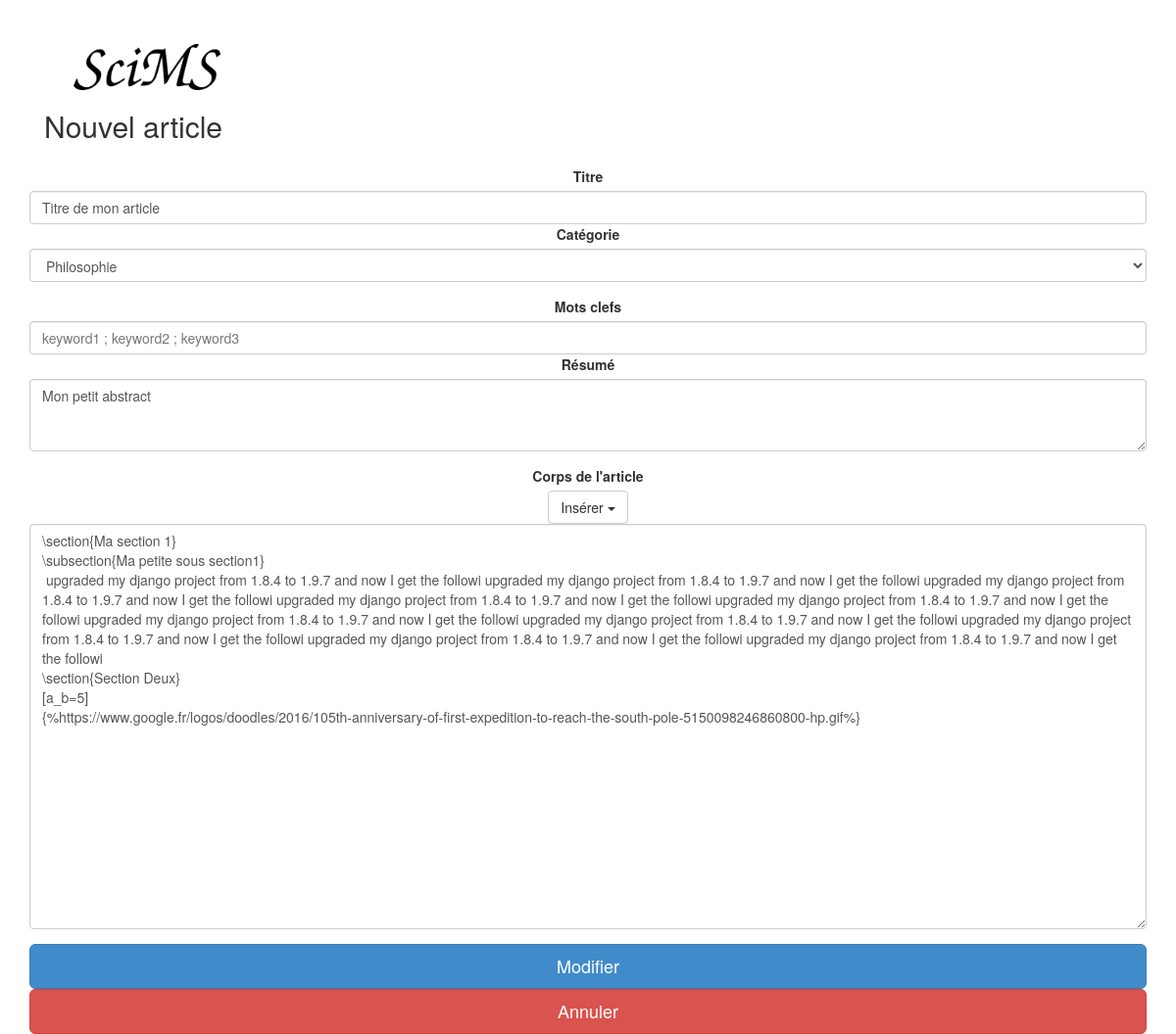
Page /articles/edit/31/ on the committed database.
### articles/models.py (models this page shows, shortened)
class Article(models.Model):
 pub_date = models.DateTimeField(auto_now_add=True)
 title = models.CharField(max_length=200)
 abstract = models.TextField()
 content = models.TextField()
 category = models.ForeignKey(Category, on_delete=models.CASCADE)
 author = models.ForeignKey(User, on_delete=models.CASCADE)
 keyword = models.ManyToManyField(Keyword)

### articles/views.py (the view)
# urls.py: url(r'^edit/(?P<id_art>[0-9]+)/$', views.edit, name='edit'),
def edit(request, id_art):
	c = {}
	c.update(csrf(request))
	categories = Category.objects.all()
	article = Article.objects.get(id=id_art)
	html = Context({'categories':categories, 'article': article})
	return render_to_response('Edit.html', c, html)

### templates/Edit.html (shortened to what this page needs)
{% load static %}
<!DOCTYPE html>
<html>
<head>
<link rel="stylesheet" type="text/css" href="{% static 'css/style.css' %}" />
<link href="{% static 'css/bootstrap.min.css' %}" rel="stylesheet">
</head>
<body class="container">
<header>
	<a href="/">
	<img id="logo" src="{% static 'images/SciMSlogo.png' %}" alt="SciMS logo" >
	</a>
	<h2>Nouvel article</h2>
</header>
<form id="form_article" action="/articles/edit/" method="POST"> {% csrf_token %}
	<label for="sel1">Titre</label>
	<input type="text" class="form-control" value="{{ article.title }}" aria-describedby="basic-addon1" id="title" name="title">
	<div class="form-group">
	<label for="sel1">Catégorie</label>
	<select class="form-control" id="sel1">
		{%for i in categories%}
	    <option id="{{i.id}}" >{{i.cat_name}}</option>
		{%endfor%}
	</select>
	</div>
	<label> Mots clefs </label>
	<input type="text" class="form-control" placeholder="keyword1 ; keyword2 ; keyword3" aria-describedby="basic-addon1" id="keywords" name="keywords">
	<label for="sel1">Résumé</label>
	<div class="form-group">
	  <textarea class="form-control" rows="3" id="abstract" name="abstract">{{ article.abstract }}</textarea>
	</div>
	<label for="sel1">Corps de l'article</label>
	<div class="dropdown">
	  <button class="btn btn-default dropdown-toggle" type="button" id="dropdownMenu1" data-toggle="dropdown" aria-haspopup="true" aria-expanded="true">
	    Insérer
	    <span class="caret"></span>
	  </button>
	</div>
	<div class="form-group">
	  <textarea class="form-control" rows="20" id="content" name="content">{{ article.content }}</textarea>
	</div>
	<button class="btn btn-lg btn-primary btn-block" type="submit">Modifier</button>
	</form>
	<a href="/articles/read">
	<button class="btn btn-lg btn-danger btn-block" type="button" >Annuler</button>
	</a>
</body>

### articles/static/css/style.css (style rules this page uses)
header { border:1px; padding: 15px; }
#logo { width: 150px; height: auto; margin-left: 30px; margin-top: 30px; }
#form_article { width:100%; display: block ; text-align: center; }

### rows in the picture
Article: title "Titre de mon article", abstract "Mon petit abstract", content "\\section{Ma section 1} \\subsection{Ma petite sous section1} upgraded my django project from 1.8.4 to 1.9.7 and now I get the followi upgraded my django project from 1.8.4 to 1.9.7 and now I get the followi upgraded my django project from 1.8.4 to 1.9.7 and now I get the followi upgraded my django project from 1.8.4 to 1.9.7 and now I get the followi upgraded my django project from 1.8.4 to 1.9.7 and now I get the followi upgraded my django project from 1.8.4 to 1.9.7 and now I get the followi upgraded my django project from 1.8.4 to 1.9.7 and now I get the followi upgraded my django project from 1.8.4 to 1.9.7 and now I get the followi upgraded my django project from 1.8.4 to 1.9.7 and now…"

### other values in the picture
form field value "Philosophie"
